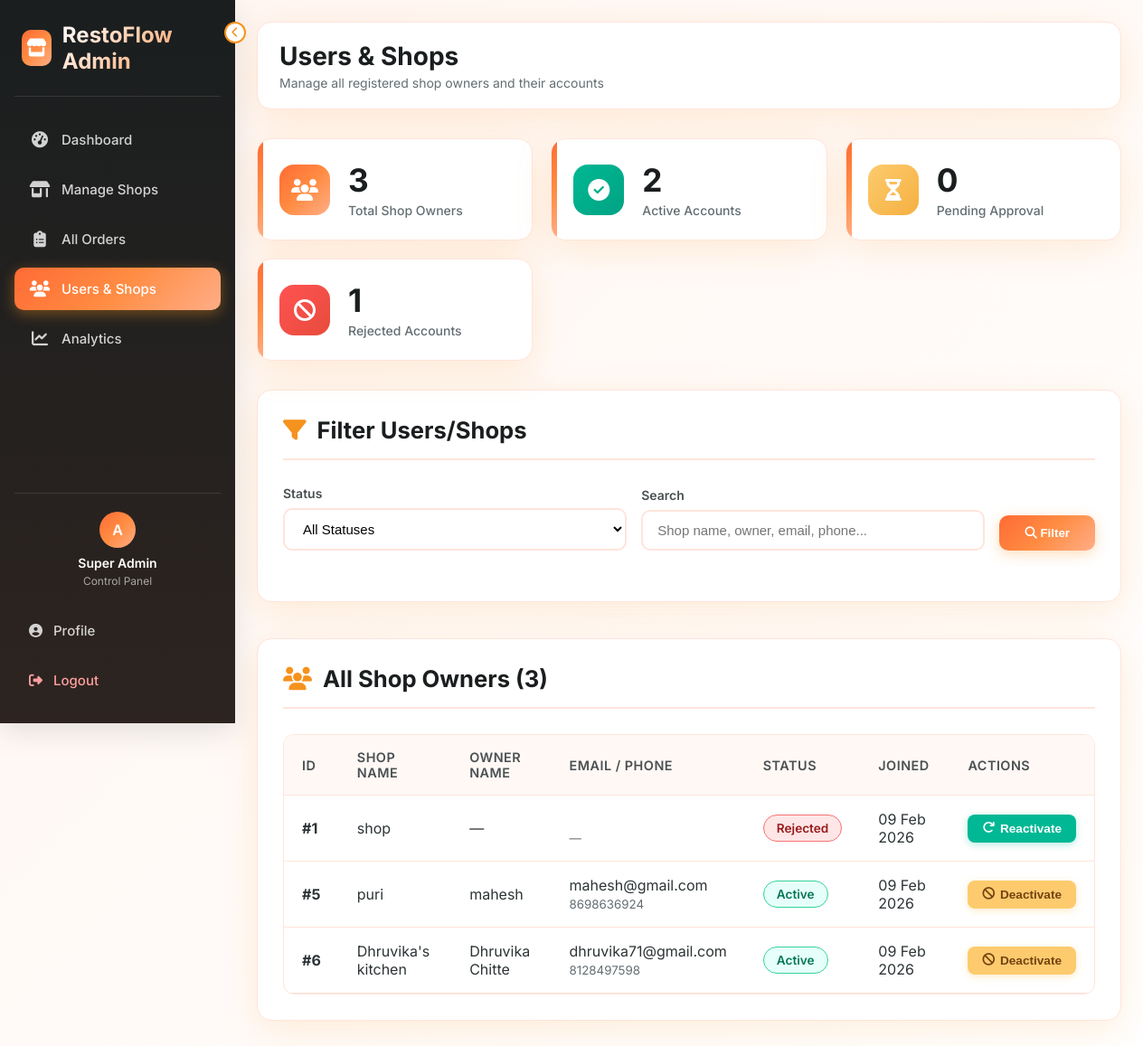
Page /admin/admin_users.php (signed in) on the committed database.
### tables this page shows
CREATE TABLE `shops` (
  `id` int(11) NOT NULL,
  `shop_name` varchar(255) NOT NULL,
  `owner_name` varchar(100) NOT NULL,
  `email` varchar(180) NOT NULL,
  `phone` varchar(15) NOT NULL,
  `password_hash` varchar(255) NOT NULL,
  `status` enum('pending','active','rejected') NOT NULL DEFAULT 'pending',
  `created_at` timestamp NOT NULL DEFAULT current_timestamp()
);

### admin/admin_users.php (the view, shortened to what this page needs)
<?php
include "../config/db.php";
$status_filter = $_GET['status'] ?? 'all';
$search = trim($_GET['search'] ?? '');
$query = "SELECT id, shop_name, owner_name, email, phone, status, created_at
          FROM shops WHERE 1=1";
$query .= " ORDER BY created_at DESC";
$stmt = $conn->prepare($query);
$stmt->execute();
$users = $stmt->get_result()->fetch_all(MYSQLI_ASSOC);
$total_q = $conn->query("SELECT COUNT(*) as cnt FROM shops");
$total_users = $total_q->fetch_assoc()['cnt'] ?? 0;
$active_q = $conn->query("SELECT COUNT(*) as cnt FROM shops WHERE status = 'active'");
$active_users = $active_q->fetch_assoc()['cnt'] ?? 0;
$pending_q = $conn->query("SELECT COUNT(*) as cnt FROM shops WHERE status = 'pending'");
$pending_users = $pending_q->fetch_assoc()['cnt'] ?? 0;
$rejected_q = $conn->query("SELECT COUNT(*) as cnt FROM shops WHERE status = 'rejected'");
$rejected_users = $rejected_q->fetch_assoc()['cnt'] ?? 0;
?>
<!DOCTYPE html>
<html lang="en">
<head>
    <link rel="stylesheet" href="https://cdnjs.cloudflare.com/ajax/libs/font-awesome/6.5.0/css/all.min.css"/>
</head>
<body>
<div class="dashboard-container">
    <aside class="sidebar" id="sidebar">
        <div class="sidebar-toggle" id="sidebarToggle">
        </div>
        <div class="logo">
            <div class="logo-icon">
                <i class="fas fa-store"></i>
            </div>
            <span class="logo-text">RestoFlow Admin</span>
        </div>
        <nav class="nav-menu">
            <a href="dashboard.php" class="nav-item">
                <i class="fas fa-tachometer-alt"></i>
                <span class="nav-text">Dashboard</span>
            </a>
            <a href="admin_shops.php" class="nav-item">
                <i class="fas fa-shop"></i>
                <span class="nav-text">Manage Shops</span>
            </a>
            <a href="admin_orders.php" class="nav-item">
                <i class="fas fa-clipboard-list"></i>
                <span class="nav-text">All Orders</span>
            </a>
            <a href="admin_users.php" class="nav-item active">
                <i class="fas fa-users"></i>
                <span class="nav-text">Users & Shops</span>
            </a>
            <a href="admin_analytics.php" class="nav-item">
    <i class="fas fa-chart-line"></i>
    <span class="nav-text">Analytics</span>
</a>
        </nav>
        <div class="user-actions">
            <div class="user-info">
                <div class="user-avatar">A</div>
                <div class="user-name">Super Admin</div>
                <div class="user-role">Control Panel</div>
            </div>
            <button class="action-btn" onclick="location.href='admin_profile.php'">
                <i class="fas fa-user-circle"></i>
                <span class="nav-text">Profile</span>
            </button>
            <button class="action-btn logout" onclick="location.href='admin_logout.php'">
                <i class="fas fa-sign-out-alt"></i>
                <span class="nav-text">Logout</span>
            </button>
        </div>
    </aside>
    <main class="main-content" id="mainContent">
        <div class="top-bar">
            <div class="welcome-message">
                <h1>Users & Shops</h1>
                <p>Manage all registered shop owners and their accounts</p>
            </div>
        </div>
        <div class="stats-grid">
            <div class="stat-card">
                <div class="stat-icon" style="background: var(--gradient);">
                    <i class="fas fa-users"></i>
                </div>
                <div class="stat-info">
                    <h3><?= number_format($total_users) ?></h3>
                    <p>Total Shop Owners</p>
                </div>
            </div>
            <div class="stat-card">
                <div class="stat-icon" style="background: linear-gradient(135deg, var(--success), #00a383);">
                    <i class="fas fa-check-circle"></i>
                </div>
                <div class="stat-info">
                    <h3><?= number_format($active_users) ?></h3>
                    <p>Active Accounts</p>
                </div>
            </div>
            <div class="stat-card">
                <div class="stat-icon" style="background: linear-gradient(135deg, var(--warning), #f5b041);">
                    <i class="fas fa-hourglass-half"></i>
                </div>
                <div class="stat-info">
                    <h3><?= number_format($pending_users) ?></h3>
                    <p>Pending Approval</p>
                </div>
            </div>
            <div class="stat-card">
                <div class="stat-icon" style="background: linear-gradient(135deg, var(--error), #e74c3c);">
                    <i class="fas fa-ban"></i>
                </div>
                <div class="stat-info">
                    <h3><?= number_format($rejected_users) ?></h3>
                    <p>Rejected Accounts</p>
                </div>
            </div>
        </div>
        <div class="card">
            <div class="card-header">
                <h2 class="card-title">
                    <i class="fas fa-filter" style="color: var(--primary);"></i>
                    Filter Users/Shops
                </h2>
            </div>
            <form method="get" class="filter-bar">
                <div class="filter-group">
                    <label>Status</label>
                    <select name="status" class="filter-select">
                        <option value="all" <?= $status_filter === 'all' ? 'selected' : '' ?>>All Statuses</option>
                    </select>
                </div>
                <div class="filter-group">
                    <label>Search</label>
                    <input type="text" name="search" class="filter-input"
                           placeholder="Shop name, owner, email, phone..."
                           value="<?= htmlspecialchars($search) ?>">
                </div>
                <button type="submit" class="btn-filter">
                    <i class="fas fa-search"></i> Filter
                </button>
            </form>
        </div>
        <div class="card">
            <div class="card-header">
                <h2 class="card-title">
                    <i class="fas fa-users" style="color: var(--primary);"></i>
                    All Shop Owners (<?= number_format(count($users)) ?>)
                </h2>
            </div>
            <?php if (empty($users)): ?>
                <div class="empty-state">
                    <div class="empty-icon"><i class="fas fa-users-slash"></i></div>
                    <h3>No users found</h3>
                    <p>Try adjusting filters or no shop owners have registered yet.</p>
                </div>
            <?php else: ?>
                <div class="table-container">
                    <table>
                        <thead>
                            <tr>
                                <th>ID</th>
                                <th>Shop Name</th>
                                <th>Owner Name</th>
                                <th>Email / Phone</th>
                                <th>Status</th>
                                <th>Joined</th>
                                <th>Actions</th>
                            </tr>
                        </thead>
                        <tbody>
                            <?php foreach ($users as $user): ?>
                                <tr>
                                    <td><strong>#<?= $user['id'] ?></strong></td>
                                    <td><?= htmlspecialchars($user['shop_name']) ?></td>
                                    <td><?= htmlspecialchars($user['owner_name'] ?: '—') ?></td>
                                    <td>
                                        <?= htmlspecialchars($user['email']) ?><br>
                                        <small style="color: var(--gray-600);"><?= htmlspecialchars($user['phone'] ?: '—') ?></small>
                                    </td>
                                    <td>
                                        <span class="status-badge status-<?= $user['status'] ?>">
                                            <?= ucfirst($user['status']) ?>
                                        </span>
                                    </td>
                                    <td>
                                        <?= isset($user['created_at']) ? date('d M Y', strtotime($user['created_at'])) : '—' ?>
                                    </td>
                                    <td>
                                        <form method="post" style="display:inline;">
                                            <?php if ($user['status'] === 'pending'): ?>
                                                <div class="table-actions">
                                                    <button type="submit" name="change_status" value="1"
                                                            onclick="this.form.new_status.value='active'"
                                                            class="btn-action btn-approve">
                                                        <i class="fas fa-check"></i> Approve
                                                    </button>
                                                    <button type="submit" name="change_status" value="1"
                                                            onclick="this.form.new_status.value='rejected'"
                                                            class="btn-action btn-reject">
                                                        <i class="fas fa-times"></i> Reject
                                                    </button>
                                                </div>
                                            <?php elseif ($user['status'] === 'active'): ?>
                                                <button type="submit" name="change_status" value="1"
                                                        onclick="this.form.new_status.value='rejected'"
                                                        class="btn-action btn-deactivate">
                                                    <i class="fas fa-ban"></i> Deactivate
                                                </button>
                                            <?php elseif ($user['status'] === 'rejected'): ?>
                                                <button type="submit" name="change_status" value="1"
                                                        onclick="this.form.new_status.value='active'"
                                                        class="btn-action btn-approve">
                                                    <i class="fas fa-redo"></i> Reactivate
                                                </button>
                                            <?php endif; ?>
                                        </form>
                                    </td>
                                </tr>
                            <?php endforeach; ?>
                        </tbody>
                    </table>
                </div>
            <?php endif; ?>
        </div>
    </main>
</div>
</body>
</html>

### rows in the picture
shops: id "1", shop_name "shop", owner_name "—", phone "—", status "Rejected", created_at "09 Feb 2026", shows "Reactivate"
shops: id "5", shop_name "puri", owner_name "mahesh", email "mahesh@gmail.com", phone "8698636924", status "Active", created_at "09 Feb 2026", shows "Deactivate"
shops: id "6", shop_name "Dhruvika's kitchen", owner_name "Dhruvika Chitte", email "dhruvika71@gmail.com", phone "8128497598", status "Active", created_at "09 Feb 2026", shows "Deactivate"

### other values in the picture
$total_users "3"
$active_users "2"
$pending_users "0"
$rejected_users "1"
count($users) "3"
